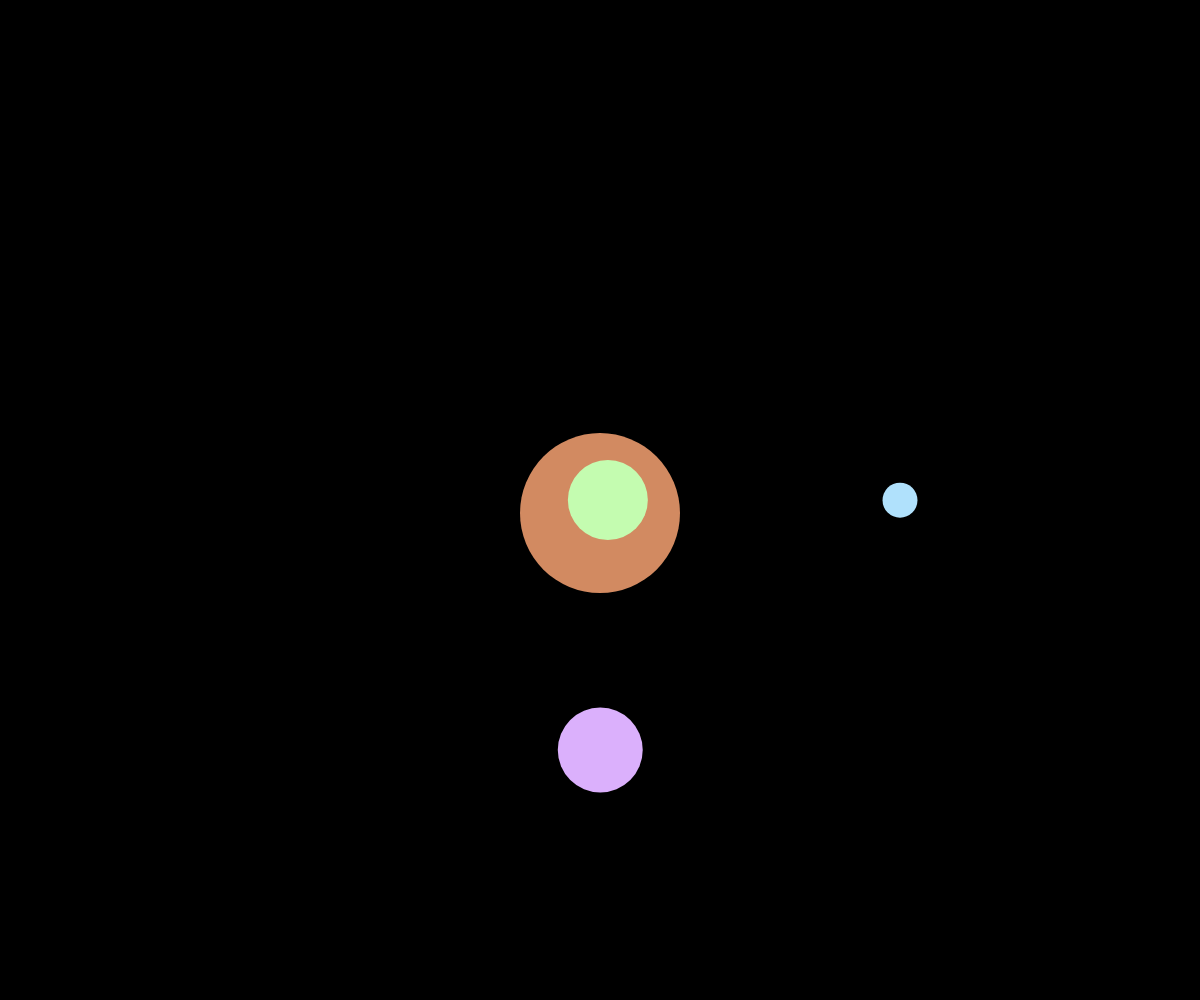
Frame 1 (no input)
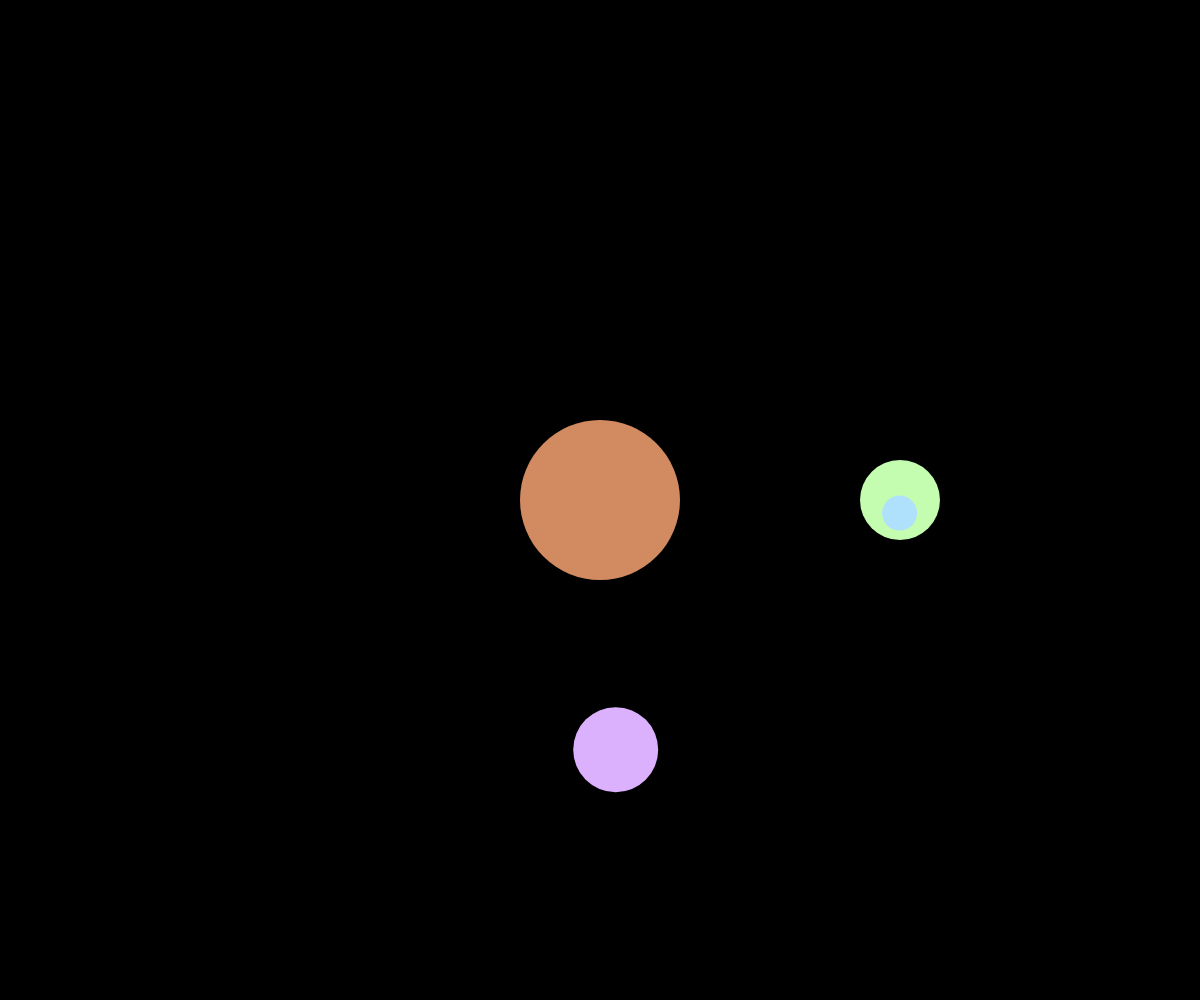
Frame 60 (no input)
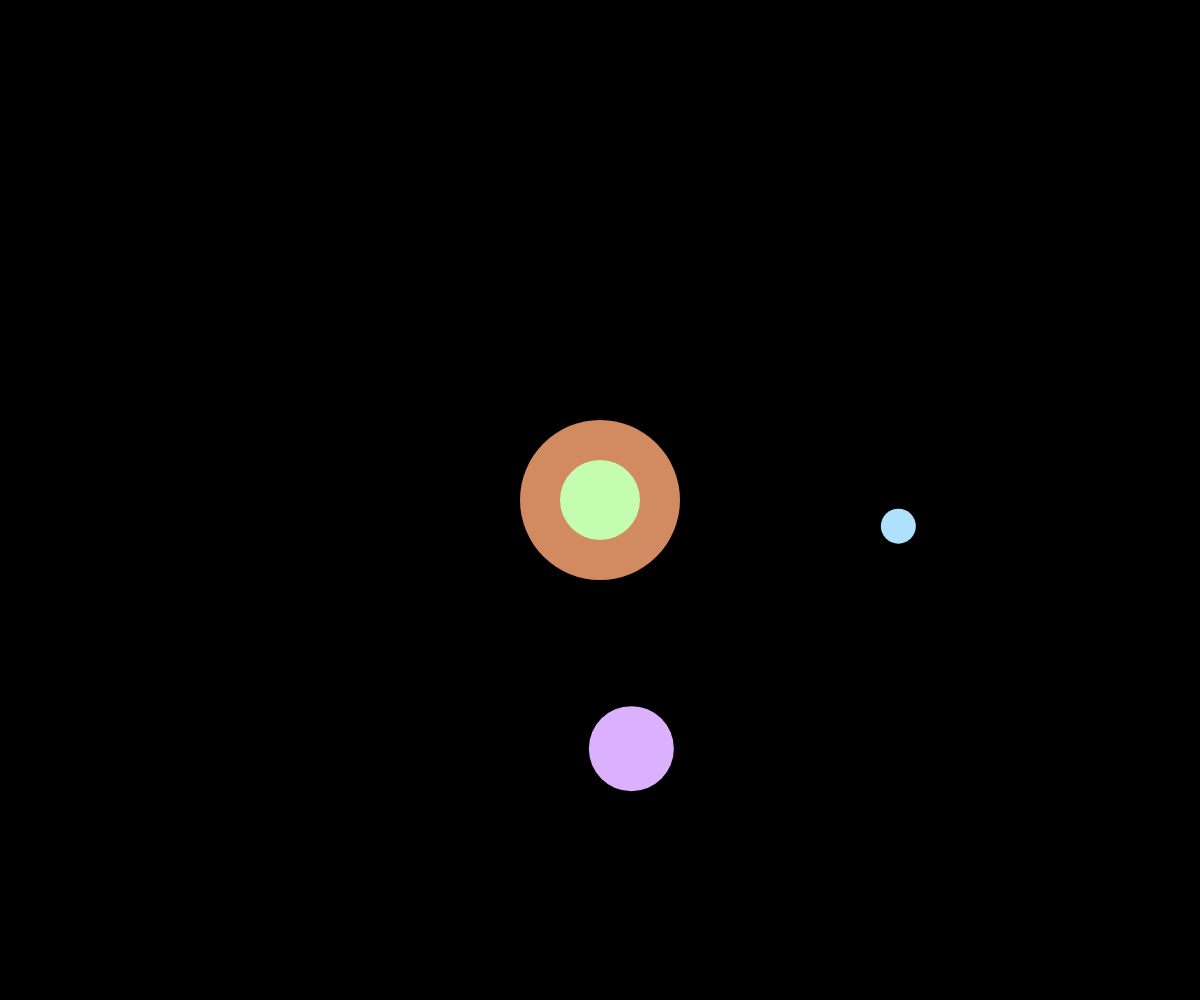
Frame 120 (the mouse pressed at the canvas centre since frame 60)

The p5.js sketch that drew these frames (run headless with seeded random() and noise() and a simulated clock; from frame 60 on, the mouse is pressed at the canvas centre):

// p5.js sketch
// ── sketch.js
function setup() {
  createCanvas(windowWidth, windowHeight);
}

let yPeriodSec = 2;

let periodSec = 4;

let x3PeriodSec = 2;
let y3PeriodSec = 2;
let rPeriodSec = 1

let x4PeriodSec = 2;
let y4PeriodSec = 2;
let r4PeriodSec = 1


function draw() {
  background(0);

  noStroke()

  let hoursNow = hour();
  let hourDiam = map(hoursNow, 0, 23, 20, width);
  let blueVal = map(hoursNow, 100, 200, 128, 225);
  fill(35, blueVal, 155);
  ellipse(width / 2, height/2, hourDiam);



  fill(210,138, 97)
  let x = width / 2;

  let yAmplitude = height/2;
  let yOffset = height/4;

  let yPeriod = yPeriodSec * getTargetFrameRate();
  let y = yAmplitude * (sin((TWO_PI / yPeriod) * frameCount) + 1) * 0.5;

  ellipse(x, y + yOffset, 160);



  fill(196,252, 176)
  let amplitude = width / 2;
  let xOffset = width / 4;
  
  let period = periodSec * getTargetFrameRate();
  let x2 = amplitude * (sin((TWO_PI / period) * frameCount) + 1) * 0.5;
  
  let y2 = height / 2;
  
  ellipse(x2 + xOffset, y2, 80);



  fill(219, 176, 252)
  let x3Amplitude = width / 2;
  let x3Offset = width / 4;

  let x3Period = x3PeriodSec * 60 * getTargetFrameRate();
  let x3 = x3Amplitude * (sin((TWO_PI / x3Period) * frameCount) + 1) * 0.5;


  let y3Amplitude = height/2;
  let y3Offset = height/4;

  let y3Period = y3PeriodSec * 60 * getTargetFrameRate();
  let y3 = y3Amplitude * (cos((TWO_PI / y3Period) * frameCount) + 1) * 0.5;

  let rAmplitude = 25;
  let rOffset = 10;

  let rPeriod = rPeriodSec * getTargetFrameRate();
  let r = rAmplitude * (cos((TWO_PI / rPeriod) * frameCount) + 1) * 0.5;

  ellipse(x3 + x3Offset, y3 + y3Offset, r + rOffset+50);



  fill(176,225, 252)
  let x4Amplitude = width / 2;
  let x4Offset = width / 4;

  let x4Period = x4PeriodSec * 60 * getTargetFrameRate();
  let x4 = x4Amplitude * (cos((TWO_PI / x4Period) * frameCount) + 1) * 0.5;


  let y4Amplitude = height/2;
  let y4Offset = height/4;

  let y4Period = y4PeriodSec * 60 * getTargetFrameRate();
  let y4 = y4Amplitude * (sin((TWO_PI / y4Period) * frameCount) + 1) * 0.5;

  let r4Amplitude = 25;
  let r4Offset = 10;

  let r4Period = r4PeriodSec * getTargetFrameRate();
  let r4 = r4Amplitude * (cos((TWO_PI / r4Period) * frameCount) + 1) * 0.5;

  ellipse(x4 + x4Offset, y4 + y4Offset, r4 + r4Offset);

}
